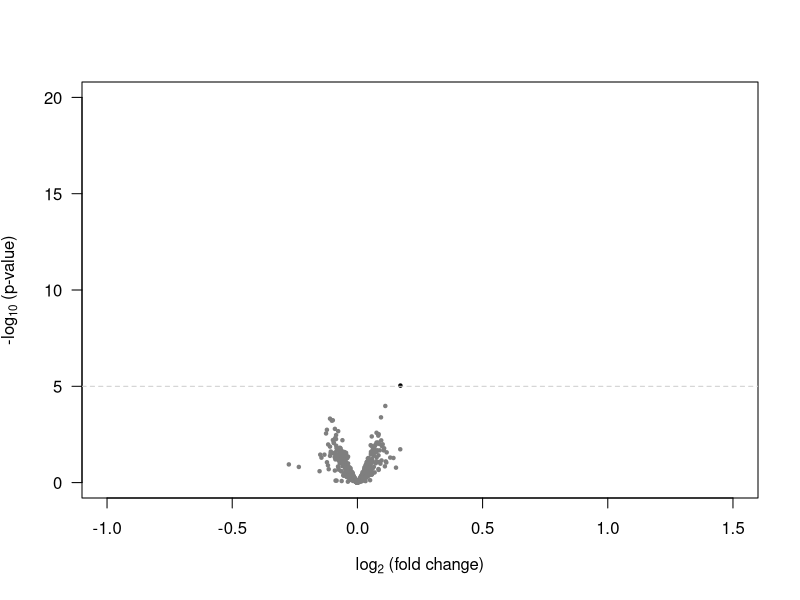
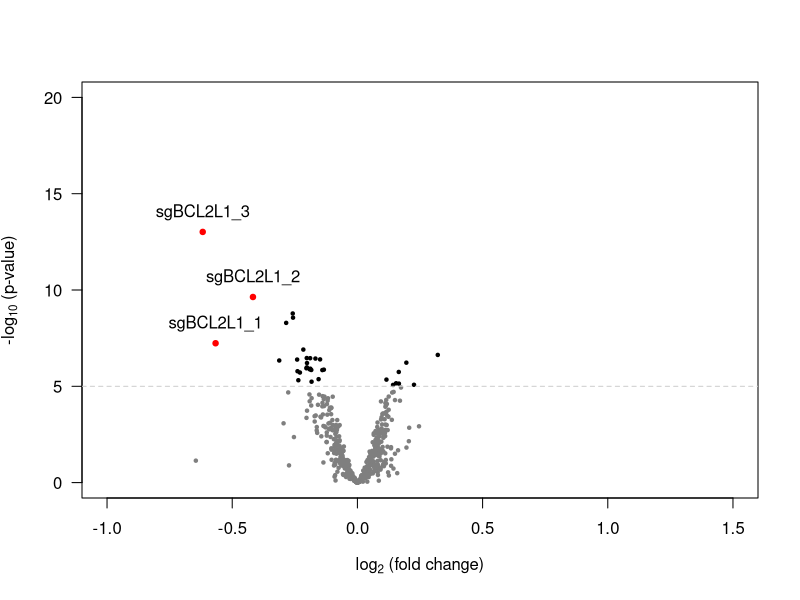
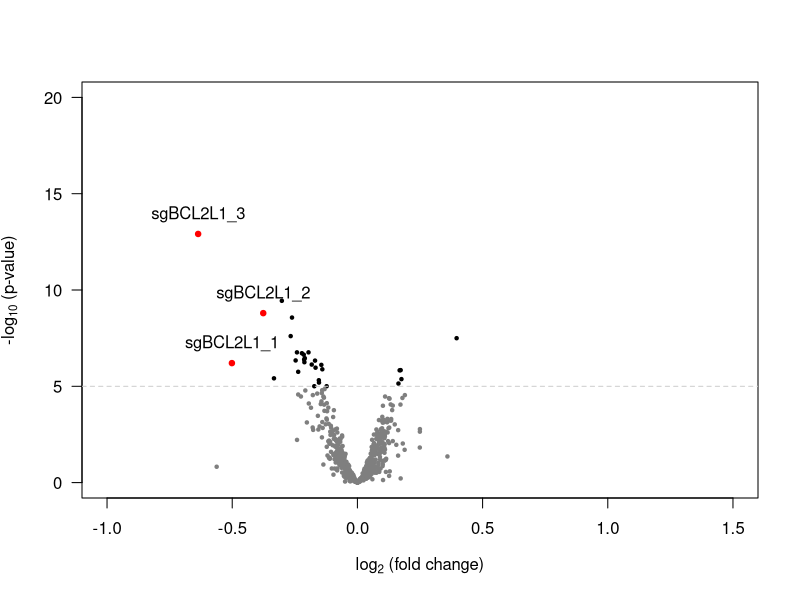
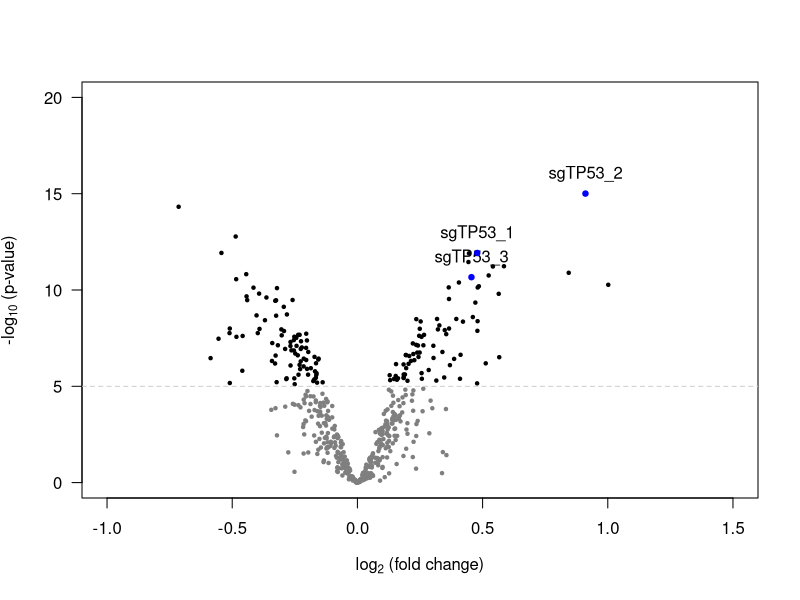

Write R code to recreate these figures, in order. (Note: this script raises an error after producing the figures.)
## ---- chunk 1
knitr::opts_chunk$set(
  warning=F,
  message=F,
  fig.width=7, fig.height=7,
  echo=T
)
## ---- chunk 2
library(pheatmap)
## ---- chunk 3
print("fig-1b-here")
## ---- chunk 4
library(data.table)
library(openxlsx)
library(magrittr)
## ---- chunk 5
volcano.input = list(
  fread("internal-data/First_Large_pool_Day16_NoDox_July2018_vs_Day25_NoDox_July2018_All.txt"),
  fread("internal-data/First_Large_pool_Day16_NoDox_July2018_vs_Day25_PlusDox_July2018_All.txt"),
  fread("internal-data/First_Large_pool_Day25_NoDox_July2018_vs_Day25_PlusDox_July2018_All.txt"),
  fread("internal-data/First_Large_pool_Day25_PlusDox_July2018_vs_Day25_PlusGRAFT_All.txt")
)
## ---- chunk 6
# volcano.input = list(
#   fread("1c.1.txt"),
#   fread("1c.2.txt"),
#   fread("1c.3.txt"),
#   fread("1c.4.txt")
# )

for (j in 1:length(volcano.input)) {
  plot(-log10(PValue) ~ logFC, data=volcano.input[[j]], pch=20, cex=0.70,
    col=ifelse(volcano.input[[j]]$PValue <= 1e-5, "black", "grey50"),
    xlim=c(-1.0, +1.5), ylim=c(0, 20),
    xlab=expression("log"[2] * " (fold change)"), ylab=expression("-log"[10] * " (p-value)"),
    yaxt="n"
  )
  axis(side=2, at=seq(0, 20, by=5), las=2)
  abline(h=5.0, col="grey80", lty=2)
  if (j == 1) {
  }
  if (j == 2 | j == 3) {
    text.show = volcano.input[[j]][grep("^BCL2L1_", volcano.input[[j]]$sgRNA), ]
    text(x=text.show$logFC, y=-log10(text.show$PValue) + 1.0, labels=paste0("sg", text.show$sgRNA))
    points(text.show$logFC, -log10(text.show$PValue), pch=20, cex=1.10, col="red")
  }
  if (j == 4) {
    text.show = volcano.input[[j]][grep("^TP53_", volcano.input[[j]]$sgRNA), ]
    text(x=text.show$logFC, y=-log10(text.show$PValue) + 1.0, labels=paste0("sg", text.show$sgRNA))
    points(text.show$logFC, -log10(text.show$PValue), pch=20, cex=1.10, col="blue")
  }
}
## ---- chunk 7
heatmap.input = list(
  read.xlsx("internal-data/220929 small pool gRNA raw and processed figures.xlsx", sheet=1),
  read.xlsx("internal-data/220929 small pool gRNA raw and processed figures.xlsx", sheet=2),
  read.xlsx("internal-data/220929 small pool gRNA raw and processed figures.xlsx", sheet=3),
  read.xlsx("internal-data/220929 small pool gRNA raw and processed figures.xlsx", sheet=4),
  read.xlsx("internal-data/220929 small pool gRNA raw and processed figures.xlsx", sheet=5),
  read.xlsx("internal-data/220929 small pool gRNA raw and processed figures.xlsx", sheet=6)
)

heatmap.pre.cor = list(
  "D16C"=data.frame(NAME=heatmap.input[[1]]$NAME, count1=heatmap.input[[1]][, 5]),
  "D25Cm"=data.frame(NAME=heatmap.input[[2]]$NAME, count2=heatmap.input[[2]][, 5]),
  "D25Cp"=data.frame(NAME=heatmap.input[[3]]$NAME, count3=heatmap.input[[3]][, 4]),
  "D25Gp"=data.frame(NAME=heatmap.input[[4]]$NAME, count4=heatmap.input[[4]][, 5])
)

heatmap.merged.cor = Reduce(function(a, b) merge(a, b, by="NAME"), heatmap.pre.cor)
heatmap.merged.cor = heatmap.merged.cor[!grepl("CASP9_3", heatmap.merged.cor$NAME), ]


## ---- chunk 8
correlation.input = cbind(
  c(36951, 39522, 53081, 31144, 34112, 39725, 32237, 33085, 58393, 37407, 37208, 33476, 50716, 35569, 36015, 42876, 53956, 43403, 30356, 24336, 39745, 42539, 41750, 43862, 37958, 43898, 38440, 34914, 34998, 31216, 40739, 35959),
  c(32302, 33600, 45448, 27019, 29319, 33994, 28845, 28476, 49964, 31083, 32011, 27701, 42399, 30426, 30178, 36697, 46241, 37071, 26287, 21439, 33387, 35474, 35225, 37625, 32300, 37593, 32507, 29883, 29088, 27514, 35037, 30480),
  c(39505, 42912, 55614, 32877, 35649, 42550, 35926, 34921, 61137, 39749, 40631, 34024, 53790, 38863, 37819, 45772, 57047, 45460, 32685, 26226, 40948, 44475, 42848, 45932, 39122, 48940, 41877, 38550, 33626, 34104, 44087, 38012),
  c(29708, 35816, 44707, 25086, 32981, 38075, 30307, 27999, 44428, 32989, 33348, 28845, 41031, 30768, 30894, 39775, 46344, 35767, 25921, 20947, 29414, 36372, 33206, 37898, 27571, 42330, 31745, 32132, 24182, 26432, 36729, 31750)
)

# correlation.output = cor(correlation.input)
correlation.output = cor(heatmap.merged.cor[, -1])
colnames(correlation.output) = rownames(correlation.output) = c("D16 C", "-D25 C", "+D25 C", "+D25 G")
pheatmap(correlation.output, cluster_rows=F, cluster_cols=F, border_color="black",
  color=colorRampPalette(c("white", "grey45"))(100), breaks=seq(0.90, 1.00, length.out=100),
  display_numbers=round(correlation.output, 2), fontsize_number=10
)

## ---- chunk 9
# heatmap.input = heatmap.input from figure 1e

heatmap.pre.left = Reduce(function(a, b) merge(a, b, by="NAME"), heatmap.input[1:4])
heatmap.left = data.frame(
  row.names=heatmap.pre.left[, 1],
  "D16.D25m"=heatmap.pre.left[, 9] / heatmap.pre.left[, 5],
  "D16.D25p"=heatmap.pre.left[, 12] / heatmap.pre.left[, 5],
  "D25m.D25p"=heatmap.pre.left[, 12] / heatmap.pre.left[, 9]
) %>% log2

heatmap.pre.right = Reduce(function(a, b) merge(a, b, by="NAME"), heatmap.input[5:6])
heatmap.right = data.frame(
  row.names=heatmap.pre.right[, 1],
  "Small.pool.1"=heatmap.pre.right[, 5],
  "Small.pool.2"=heatmap.pre.right[, 2]
) %>% log2
## ---- chunk 10
# heatmap.pre.left = fread("heatmap.pre.left.txt")
# heatmap.pre.right = fread("heatmap.pre.right.txt")

row.order = c(
  paste0("BCL2L11_", 1:3),
  paste0("CASP2_", 1:3),
  paste0("CASP9_", 1:2),
  "SafeHarborchr11_38", "SafeHarborchr4_9", "SafeHarborchr9_18",
  paste0("SLC7A11_", 1:3),
  paste0("TLR4_", 1:3),
  paste0("TNFRSF11B_", 1:3),
  paste0("IL18_", 1:3),
  paste0("NTC_", 1:3),
  paste0("BBC3_", 1:3),
  paste0("TP53_", 1:3)
)

heatmap.left = heatmap.left[!grepl("CASP9_3", heatmap.pre.left[, 1]), ]
rownames(heatmap.left)[grep("NonTargetingControl", rownames(heatmap.left))] = paste0("NTC_", 1:3)
heatmap.left = heatmap.left[row.order, ]

heatmap.right = heatmap.right[!grepl("CASP9_3", heatmap.pre.right[, 1]), ]
rownames(heatmap.right)[grep("NonTargetingControl", rownames(heatmap.right))] = paste0("NTC_", 1:3)
heatmap.right = heatmap.right[row.order, ]

# heatmap.input = cbind(
#   c(-0.0165782, -0.0047367, -0.0090594, -0.0036821, -0.0100582, -0.0015941, 0.00204447, 0.00535296, -0.0166796, -0.0063498, -0.0119492, -0.0014037, -0.0130518, -0.0040778, -0.0140498, -0.0039513, 0.00892923, -0.0038289, -0.0017354, 0.00869498, -0.0032629, -0.0185003, -0.0080443, -0.0038401, 0.00124816, -0.0151339, 0.01545386, -0.0020138, -0.0028616, -0.0035868, -0.0039058, -0.0067485),
#   c(-0.0437371, -0.0062643, 0.01081928, -0.0061276, -0.0151058, 0.01185327, -0.0028545, 0.00264918, 0, -0.0132574, -0.0134188, -0.0029211, -0.0051474, 0.01209403, -0.0008212, -0.0064227, 0.01205981, 0.01664639, 0.00793326, 0.00611238, -0.0021838, -0.019319, -0.0022611, 0.00200725, 0.00573075, -0.0070468, 0.02067808, -0.0072382, -0.006352, 0.02084439, 0.00346889, 0.00937137),
#   c(-0.0271589, -0.0015276, 0.0198787, -0.0024455, -0.0050476, 0.01344736, -0.004899, -0.0027038, 0.01667964, -0.0069076, -0.0014696, -0.0015174, 0.00790444, 0.0161718, 0.01322858, -0.0024714, 0.003130580, 0.02047526, 0.00966864, -0.0025826, 0.00107903, -0.0008187, 0.00578325, 0.00584734, 0.00448259, 0.00808715, 0.00522422, -0.0052244, -0.0034904, 0.02443118, 0.00737465, 0.01611988),
#   c(-0.0360795, 0.00646372, -0.0154228, 0.01124101, -0.0149436, 0.03837116, 0.00719857, -0.0171693, 0.03909726, -0.0439681, -0.0794048, 0.01455659, -0.0031395, 0.01606358, -0.0125673, -0.0420127, -0.0069415, 0.0378287, 0.02503672, 0.02967342, 0.00788701, 0.02511509, 0.00476449, 0.05886714, -0.0031584, 0.01336897, 0.08854081, 0.02170257, 0.04423226, 0.04736031, 0.07578284, 0.02732082),
#   c(-0.0778676, -0.0048161, 0.00719522, 0.00601926, -0.002289, -0.0182418, -0.0244228, 0, 0.00871386, -0.0557669, 0.00623524, 0.00109481, -0.0040742, -0.0173248, -0.0150332, -0.037252, -0.0080152, 0.01270147, 0.01299241, -0.0101972, 0.01642426, 0.01463421, 0.02069699, 0.0004051, 0.02621258, 0.00971823, 0.04225707, 0.03442039, 0.01336859, 0.080958, 0.08035364, 0.03470606)
# )

# pheatmap(heatmap.input[, 1:3], cluster_rows=F, cluster_cols=F, border_color=NA,
#   color=colorRampPalette(c("blue", "white", "red"))(100), breaks=seq(-0.30, +0.30, length.out=100)
# )
# pheatmap(heatmap.input[, 4:5], cluster_rows=F, cluster_cols=F, border_color=NA,
#   color=colorRampPalette(c("blue", "white", "red"))(100), breaks=seq(-0.30, +0.30, length.out=100)
# )

pheatmap(heatmap.left, cluster_rows=F, cluster_cols=F, border_color=NA,
  show_rownames=T, show_colnames=F,
  color=colorRampPalette(c("blue", "white", "red"))(100)# , breaks=seq(-0.30, +0.30, length.out=100)
)
pheatmap(heatmap.right, cluster_rows=F, cluster_cols=F, border_color=NA,
  show_rownames=T, show_colnames=F,
  color=colorRampPalette(c("blue", "white", "red"))(100)# , breaks=seq(-0.30, +0.30, length.out=100)
)
